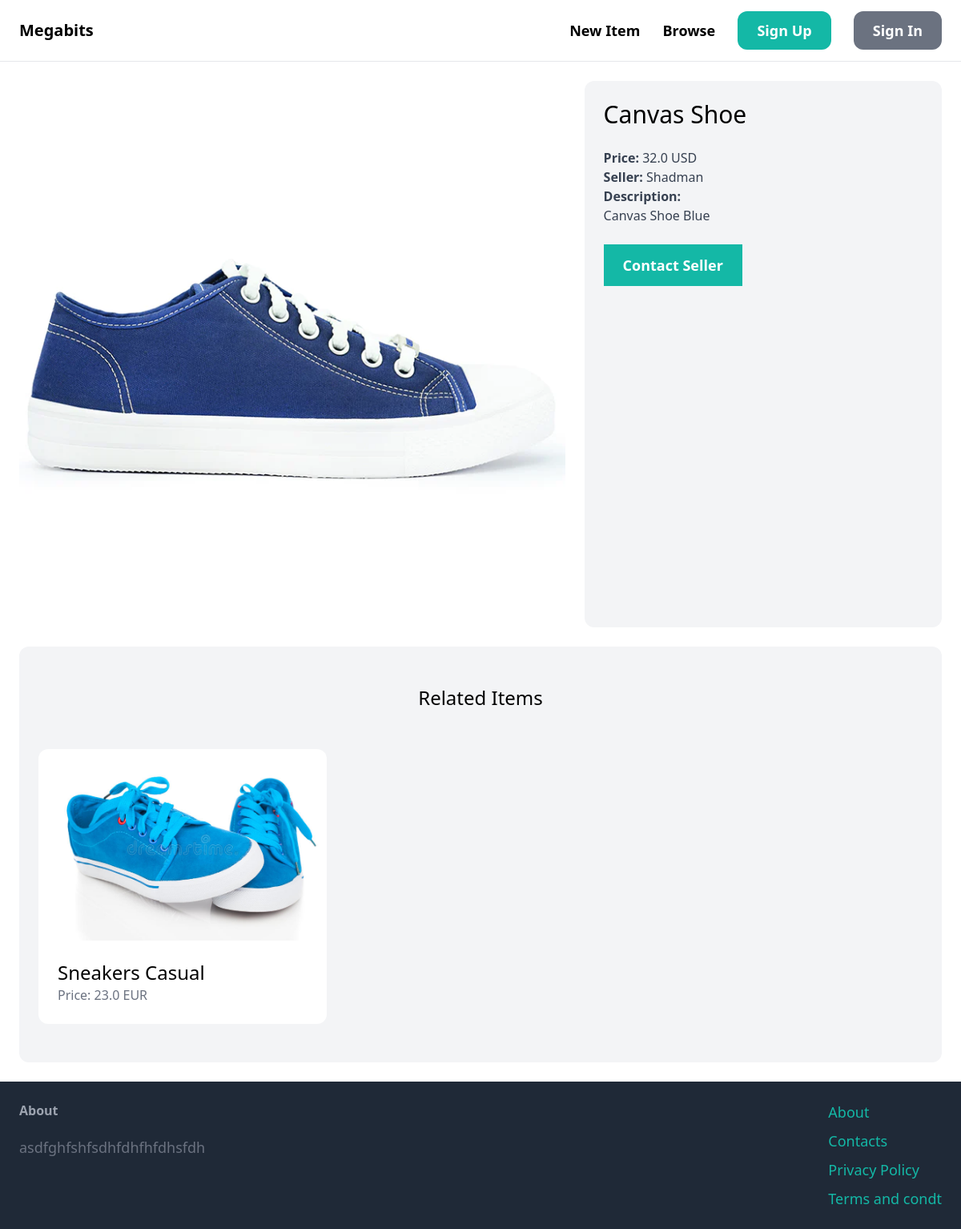
Screenshot of /items/2/ with the database file from the repository.
### item/models.py (models this page shows, shortened)
class Item(models.Model):
    name= models.CharField(max_length=255)
    description = models.TextField()
    price = models.FloatField(blank=True,null= True)
    is_sold = models.BooleanField(default=False)
    created_at = models.DateTimeField(auto_now_add=True)
    created_by = models.ForeignKey(User, related_name= 'items',on_delete=models.CASCADE)
    category = models.ForeignKey(Category, related_name= 'items',on_delete=models.CASCADE)
    image = models.ImageField(upload_to=  "item_img",blank=True,null=True)
    price_unit = models.CharField(max_length=50, choices=PRICE_UNIT_CHOICES, default='USD')  # Use the choices parameter
    class Meta:
        ordering = ('name',)

### item/views.py (the view)
# urls.py: path('<int:pk>/', views.detail, name = 'detail'),
def detail(request,pk): #since we want to know the detail of specific item, we need a id/pk
    item = get_object_or_404(Item, pk=pk) # first pk on the model itlsel
    related_items = Item.objects.filter(category=item.category, is_sold=False).exclude(pk=pk)[0:3]
    return render(request, 'item/details.html', {
        'item':item,
        'related_items': related_items
    })

### item/templates/item/details.html (shortened to what this page needs)
{% extends 'core/base.html' %}
{% block content %}
<div class="grid grid-cols-5 gap-6">
    <div class="col-span-3">
        <img src="{{item.image.url}}" class="rounded-xl">
    </div>
    <div class="col-span-2 p-6 bg-gray-100 rounded-xl">
        <h1 class="mb-6 text-3xl">{{ item.name}}</h1>
        <p class="text-gray-700"><strong>Price:</strong> {{item.price}} {{item.price_unit}}</p>
        <p class="text-gray-700"><strong>Seller:</strong> {{item.created_by.username}}</p>
        {% if item.description %}
            <p class="text-gray-700">
                <strong>Description:</strong><br>
                {{item.description}}
            </p>
        {% endif %}
        <a href="#" class="inline-block mt-6 px-6 py-3 text-lg font-semibold  bg-teal-500 text-white hover:bg:teal-700">Contact Seller</a>
    </div>
</div>
<div class="mt-6 px-6 py-12 bg-gray-100 rounded-xl">
    <h2 class="mb-12 text-2xl text-center">Related Items</h2>
    <div class="grid grid-cols-3 gap-3">
        {% for item in related_items %}
            <div>
               <a href="{% url 'item:detail' item.id %}">
                    <div>
                        <img src="{{item.image.url}}" class="rounded-t-xl" >
                    </div>
                    <div class="p-6 bg-white rounded-b-xl">
                        <h2 class="text-2xl">{{item.name}}</h2>
                        <p class="text-gray-500">Price: {{item.price}} {{item.price_unit}}</p>
                    </div>
                </a>
            </div>
        {% endfor %}
    </div>
</div>
{% endblock %}

### rows the page displays
Item: image (picture), name "Canvas Shoe", price "32.0", price_unit "USD", created_by.username "Shadman", description "Canvas Shoe Blue"
Item: image (picture), name "Sneakers Casual", price "23.0", price_unit "EUR"
